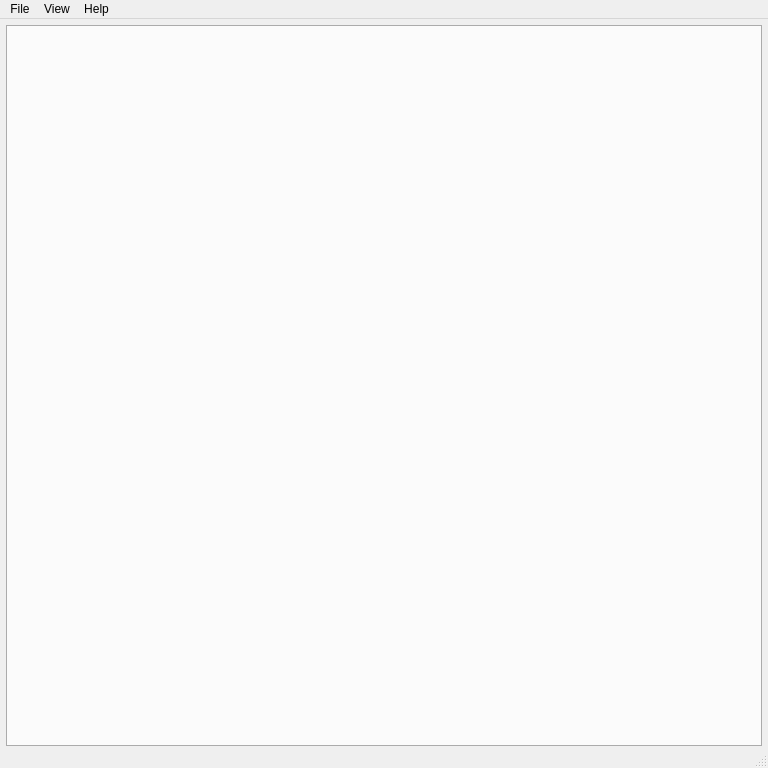
<?xml version="1.0" encoding="UTF-8"?>
<ui version="4.0">
 <class>MainWindow</class>
 <widget class="QMainWindow" name="MainWindow">
  <property name="windowModality">
   <enum>Qt::ApplicationModal</enum>
  </property>
  <property name="enabled">
   <bool>true</bool>
  </property>
  <property name="geometry">
   <rect>
    <x>0</x>
    <y>0</y>
    <width>768</width>
    <height>768</height>
   </rect>
  </property>
  <property name="sizePolicy">
   <sizepolicy hsizetype="Expanding" vsizetype="Expanding">
    <horstretch>0</horstretch>
    <verstretch>0</verstretch>
   </sizepolicy>
  </property>
  <property name="windowTitle">
   <string>openocd-svd</string>
  </property>
  <property name="toolButtonStyle">
   <enum>Qt::ToolButtonIconOnly</enum>
  </property>
  <property name="documentMode">
   <bool>false</bool>
  </property>
  <property name="tabShape">
   <enum>QTabWidget::Rounded</enum>
  </property>
  <property name="unifiedTitleAndToolBarOnMac">
   <bool>false</bool>
  </property>
  <widget class="QWidget" name="centralwidget">
   <property name="sizePolicy">
    <sizepolicy hsizetype="Preferred" vsizetype="Preferred">
     <horstretch>0</horstretch>
     <verstretch>0</verstretch>
    </sizepolicy>
   </property>
   <layout class="QVBoxLayout" name="verticalLayout_3">
    <property name="spacing">
     <number>0</number>
    </property>
    <property name="leftMargin">
     <number>0</number>
    </property>
    <property name="topMargin">
     <number>0</number>
    </property>
    <property name="rightMargin">
     <number>0</number>
    </property>
    <property name="bottomMargin">
     <number>0</number>
    </property>
    <item>
     <layout class="QVBoxLayout" name="verticalLayout" stretch="0">
      <property name="spacing">
       <number>6</number>
      </property>
      <property name="leftMargin">
       <number>6</number>
      </property>
      <property name="topMargin">
       <number>6</number>
      </property>
      <property name="rightMargin">
       <number>6</number>
      </property>
      <item>
       <widget class="QTabWidget" name="tabs_device">
        <property name="tabPosition">
         <enum>QTabWidget::South</enum>
        </property>
        <property name="currentIndex">
         <number>-1</number>
        </property>
        <property name="tabsClosable">
         <bool>true</bool>
        </property>
        <property name="movable">
         <bool>true</bool>
        </property>
       </widget>
      </item>
     </layout>
    </item>
   </layout>
  </widget>
  <widget class="QMenuBar" name="menubar">
   <property name="geometry">
    <rect>
     <x>0</x>
     <y>0</y>
     <width>768</width>
     <height>28</height>
    </rect>
   </property>
   <widget class="QMenu" name="menuFile">
    <property name="title">
     <string>File</string>
    </property>
    <addaction name="separator"/>
    <addaction name="act_open_svd"/>
    <addaction name="act_connect"/>
    <addaction name="separator"/>
    <addaction name="act_quit"/>
   </widget>
   <widget class="QMenu" name="menuHelp">
    <property name="title">
     <string>Help</string>
    </property>
    <addaction name="act_about"/>
   </widget>
   <widget class="QMenu" name="menuView">
    <property name="title">
     <string>View</string>
    </property>
   </widget>
   <addaction name="menuFile"/>
   <addaction name="menuView"/>
   <addaction name="menuHelp"/>
  </widget>
  <widget class="QStatusBar" name="statusBar"/>
  <action name="act_quit">
   <property name="text">
    <string>Quit</string>
   </property>
   <property name="statusTip">
    <string>Quit the utility</string>
   </property>
   <property name="shortcut">
    <string>Ctrl+Q</string>
   </property>
  </action>
  <action name="act_open_svd">
   <property name="text">
    <string>Open SVD file</string>
   </property>
   <property name="statusTip">
    <string>Open SVD file</string>
   </property>
   <property name="shortcut">
    <string>Ctrl+O</string>
   </property>
  </action>
  <action name="act_about">
   <property name="text">
    <string>About</string>
   </property>
   <property name="statusTip">
    <string>Show information about utility</string>
   </property>
  </action>
  <action name="act_connect">
   <property name="text">
    <string>Connect OpenOCD</string>
   </property>
   <property name="statusTip">
    <string>Open/close connection to OpenOCD</string>
   </property>
   <property name="shortcut">
    <string>Ctrl+E</string>
   </property>
  </action>
 </widget>
 <resources/>
 <connections>
  <connection>
   <sender>act_quit</sender>
   <signal>triggered()</signal>
   <receiver>MainWindow</receiver>
   <slot>close()</slot>
   <hints>
    <hint type="sourcelabel">
     <x>-1</x>
     <y>-1</y>
    </hint>
    <hint type="destinationlabel">
     <x>301</x>
     <y>200</y>
    </hint>
   </hints>
  </connection>
  <connection>
   <sender>act_open_svd</sender>
   <signal>triggered()</signal>
   <receiver>MainWindow</receiver>
   <slot>handle_act_open_svd_triggered()</slot>
   <hints>
    <hint type="sourcelabel">
     <x>-1</x>
     <y>-1</y>
    </hint>
    <hint type="destinationlabel">
     <x>299</x>
     <y>399</y>
    </hint>
   </hints>
  </connection>
  <connection>
   <sender>act_about</sender>
   <signal>triggered()</signal>
   <receiver>MainWindow</receiver>
   <slot>handle_act_about_triggered()</slot>
   <hints>
    <hint type="sourcelabel">
     <x>-1</x>
     <y>-1</y>
    </hint>
    <hint type="destinationlabel">
     <x>299</x>
     <y>399</y>
    </hint>
   </hints>
  </connection>
  <connection>
   <sender>tabs_device</sender>
   <signal>tabCloseRequested(int)</signal>
   <receiver>MainWindow</receiver>
   <slot>handle_tab_periph_close(int)</slot>
   <hints>
    <hint type="sourcelabel">
     <x>299</x>
     <y>316</y>
    </hint>
    <hint type="destinationlabel">
     <x>299</x>
     <y>299</y>
    </hint>
   </hints>
  </connection>
  <connection>
   <sender>act_connect</sender>
   <signal>triggered()</signal>
   <receiver>MainWindow</receiver>
   <slot>handle_act_connect_triggered()</slot>
   <hints>
    <hint type="sourcelabel">
     <x>-1</x>
     <y>-1</y>
    </hint>
    <hint type="destinationlabel">
     <x>260</x>
     <y>399</y>
    </hint>
   </hints>
  </connection>
 </connections>
 <slots>
  <slot>handle_act_open_svd_triggered()</slot>
  <slot>handle_act_about_triggered()</slot>
  <slot>handle_tab_periph_close(int)</slot>
  <slot>handle_act_connect_triggered()</slot>
 </slots>
</ui>
